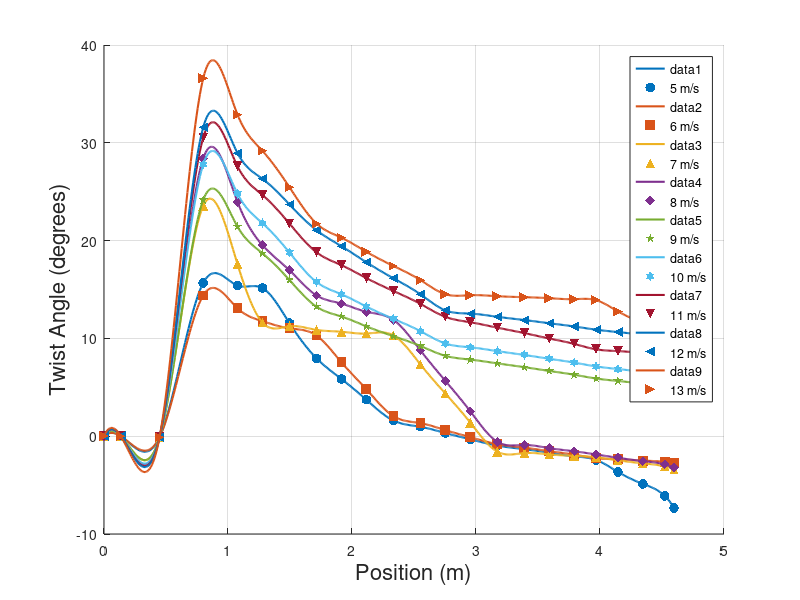

Source code (MATLAB):
% Data for positions and twist angles
positions = [
    0, 0.136, 0.4481, 0.8001, 1.0767, 1.2779, 1.4958, 1.7137, 1.9149, 2.116, ...
    2.334, 2.552, 2.753, 2.9542, 3.1721, 3.39, 3.5912, 3.7924, 3.9684, 4.1444, ...
    4.3456, 4.5216, 4.597
];

angles = [
    0, 0, 0, 0, 0, 0, 0, 0, 0;
    0, 0, 0, 0, 0, 0, 0, 0, 0;
    -0.098, -0.098, -0.098, -0.098, -0.098, -0.098, -0.098, -0.098, -0.098;
    15.6705, 14.3956, 23.5589, 28.3914, 24.1554, 27.7957, 30.5284, 31.5753, 36.5962;
    15.4087, 13.0777, 17.5893, 23.9619, 21.4265, 24.7895, 27.5979, 28.9475, 32.8829;
    15.1469, 11.7599, 11.6198, 19.5324, 18.6977, 21.7833, 24.6675, 26.3197, 29.1697;
    11.5575, 11.0272, 11.2435, 16.9635, 15.9689, 18.7771, 21.7370, 23.6919, 25.4564;
    7.968, 10.2945, 10.8672, 14.3947, 13.2401, 15.7710, 18.8065, 21.0642, 21.7432;
    5.8462, 7.5471, 10.681, 13.5584, 12.2359, 14.5127, 17.4861, 19.4248, 20.2981;
    3.7244, 4.7997, 10.4947, 12.7221, 11.2318, 13.2544, 16.1656, 17.7854, 18.8531;
    1.6026, 2.0523, 10.3085, 11.8858, 10.2276, 11.9962, 14.8452, 16.146, 17.4081;
    0.9617, 1.3347, 7.335, 8.7709, 9.2234, 10.7379, 13.5247, 14.5067, 15.963;
    0.3207, 0.6171, 4.3615, 5.6561, 8.2193, 9.4797, 12.2043, 12.8673, 14.518;
    -0.3202, -0.1005, 1.3881, 2.5412, 7.8323, 9.0886, 11.6502, 12.5378, 14.4166;
    -0.9611, -0.8181, -1.5854, -0.5736, 7.4453, 8.6975, 11.0962, 12.2082, 14.3152;
    -1.3274, -1.1741, -1.7252, -0.8972, 7.0583, 8.3065, 10.5421, 11.8787, 14.2138;
    -1.6938, -1.5302, -1.865, -1.2207, 6.6713, 7.9154, 9.9881, 11.5491, 14.1124;
    -2.0601, -1.8863, -2.0048, -1.5442, 6.2843, 7.5244, 9.4341, 11.2196, 14.0111;
    -2.4265, -2.2423, -2.1446, -1.8677, 5.8974, 7.1333, 8.88, 10.89, 13.9097;
    -3.6521, -2.368, -2.4604, -2.2064, 5.6476, 6.8675, 8.7025, 10.6464, 12.762;
    -4.8777, -2.4937, -2.7762, -2.545, 5.3978, 6.6016, 8.5249, 10.4028, 11.6143;
    -6.1033, -2.6194, -3.092, -2.8837, 5.148, 6.3358, 8.3474, 10.1591, 10.4666;
    -7.329, -2.7451, -3.4078, -3.2224, 4.8982, 6.07, 8.1699, 9.9155, 9.3189
];

wind_speeds = 5:13;

% Plot setup
figure;
hold on;
grid on;
colors = lines(length(wind_speeds)); % Generate unique colors
markers = {'o', 's', '^', 'd', 'p', 'h', 'v', '<', '>'}; % Different markers

% Fit and plot cubic splines for each wind speed
for i = 1:length(wind_speeds)
    speed_data = angles(:, i);
    spline_fit = spline(positions, speed_data);
    x_smooth = linspace(min(positions), max(positions), 500);
    y_smooth = ppval(spline_fit, x_smooth);
    
    % Plot original points and spline
    plot(x_smooth, y_smooth, '-', 'Color', colors(i, :), 'LineWidth', 1.5);
    scatter(positions, speed_data, 50, colors(i, :), markers{i}, 'filled', ...
        'DisplayName', sprintf('%d m/s', wind_speeds(i)));
end

% Labels and legend
xlabel('Position (m)', 'FontSize', 16);
ylabel('Twist Angle (degrees)', 'FontSize', 16);
legend('Location' ,'northeast');
hold off;
